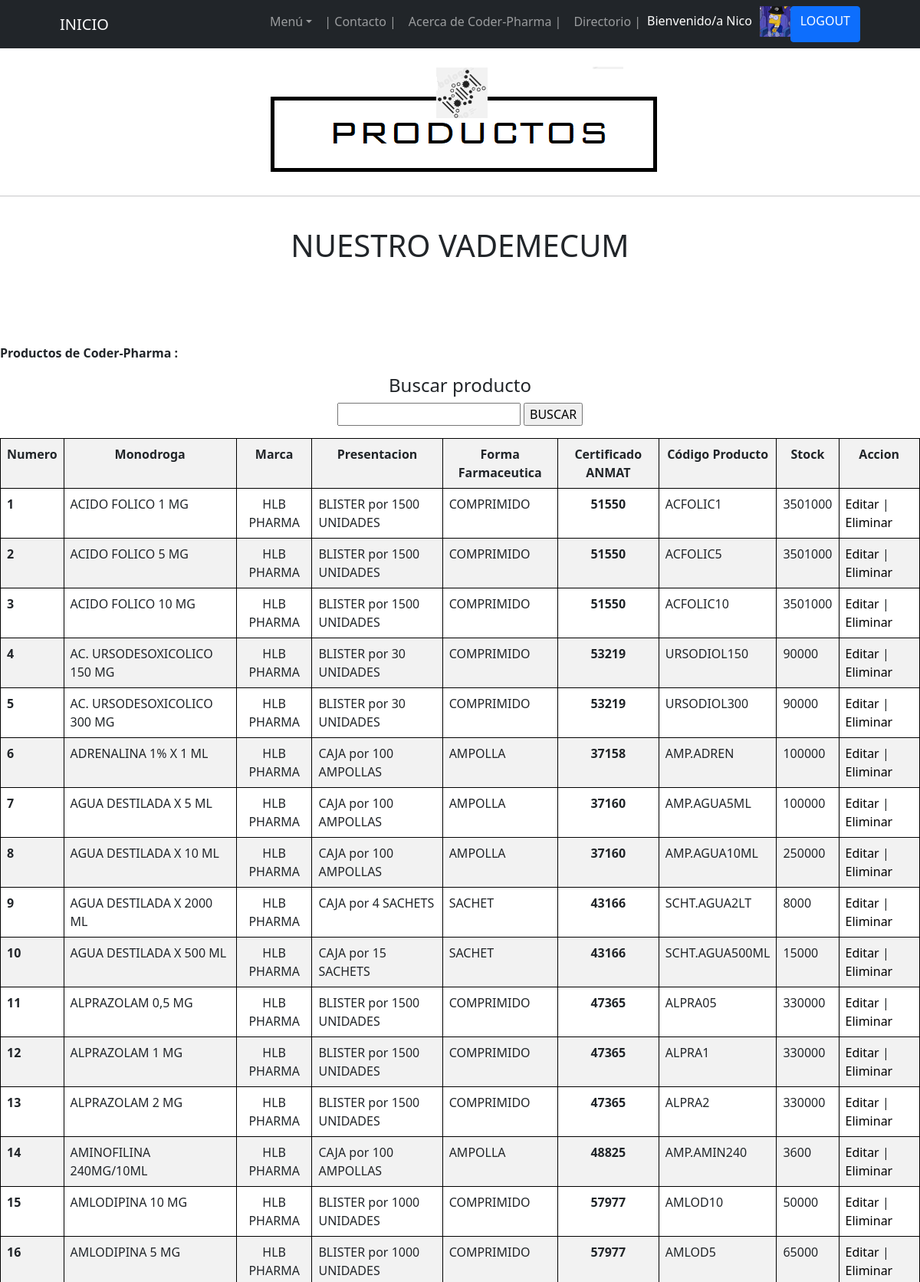
The app's page /App-Drogueria/Productos (signed in, upper part) with its own data.
### App_DROGUERIA/models.py (models this page shows, shortened)
class PRODUCTO(models.Model):
    monodroga = models.CharField(max_length=50)
    marca = models.CharField(max_length=50) # Del laboratorio productor - Ej. Rivero, Drawer, Klonal, Bayer, Bago, etc.
    presentacion = models.CharField(max_length=50) # Presentacion de la caja/BLISTER - Ej.: BLISTER x 15 Comp / CAJA x 100 Ampollas
    formFarmaceutica = models.CharField(max_length=50) # Comprimido, Capsula, Sachet, Ampolla, Frasco Ampolla, etc.
    certificado = models.IntegerField() # ANMAT
    codigoProducto = models.CharField(max_length=50)
    stock = models.IntegerField()
    class meta():
        ordering = ('-monodroga',)

### App_DROGUERIA/views.py (the view)
# urls.py: path('Productos', Productos, name = "02_Productos"),
def Productos(request):
    productos = PRODUCTO.objects.all()
    try:
        avatar = Avatar.objects.get(usuario = request.user.id)
        return render(request,"02 - Productos.html", {"Vademecum": productos, "url": avatar.imagen.url})
    except:
        return render(request,"02 - Productos.html")

### App_DROGUERIA/Templates/02 - Productos.html (shortened to what this page needs)
{% extends '00 - ORIGEN (b).html' %}
{% load static %}
{% block blockname %}
</head>
    <body>
        <br>
        <p class="text-center"><img class="img-fluid rounded mb-5 mb-lg-0" src="http://127.0.0.1:8000/media/imagenes/Productos.png" alt="..." /></p>
        <hr>
        <br>
        <h1 class="text-center">NUESTRO VADEMECUM</h1>
        <br>
        <br>
        <br>
        <br>
        <p><b> Productos de Coder-Pharma : </b></p>
    <center>
        <h4 class="text-center"> Buscar producto </h4>
        <form action="{% url '02_BuscarProducto' %}" method="GET"> {% csrf_token %}
        <p><input type="text" name="monodroga">
        <input type="submit" value="BUSCAR">
        </p>
        </form>
        <table class="table table-striped" >
            <tr>
                <th class="text-center">Numero</th>
                <th class="text-center">Monodroga</th>
                <th class="text-center">Marca</th>
                <th class="text-center">Presentacion</th>
                <th class="text-center">Forma Farmaceutica</th>
                <th class="text-center">Certificado ANMAT</th>
                <th class="text-center">Código Producto</th>
                <th class="text-center">Stock</th>
                <th class="text-center">Accion</th>
            </tr>
                {% for productos in Vademecum %}
            <tr>
                <th scope="row">{{forloop.counter}}</th>
                <td>{{productos.monodroga}}</td>
                <td class="text-center">{{productos.marca}}</td>
                <td>{{productos.presentacion}}</td>
                <td>{{productos.formFarmaceutica}}</td>
                <td class="text-center"><b>{{productos.certificado}}</b></td>
                <td>{{productos.codigoProducto}}</td>
                <td>{{productos.stock}}</td>
                <td>
                    <a style="color: black; text-decoration: none" href="{% url '02_EditaProducto' productos.id %}">Editar</a> |
                    <a style="color: black; text-decoration: none" href="{% url '02_EliminaProducto' productos.id %}">Eliminar</a>
                </td>
            </tr>
                {% endfor %}
        </table>
    </center>
    <br>
    <br>
    <br>
    </body>
</html>
{% endblock blockname %}

### App_DROGUERIA/Templates/00 - ORIGEN (b).html (shortened to what this page needs)
<!DOCTYPE html>
<html lang="es">
    <head>
        {% load static %}
        <link href="https://cdn.jsdelivr.net/npm/bootstrap-icons@1.5.0/font/bootstrap-icons.css" rel="stylesheet" />
        <link href="{% static 'css/styles.css' %}" rel="stylesheet" />
        <link href="css/styles.css" rel="stylesheet" />
    </head>
    <body class="d-flex flex-column h-100">
        <main class="flex-shrink-0">
            <nav class="navbar navbar-expand-lg navbar-dark bg-dark">
                <div class="container px-5">
                    <a class="navbar-brand" href="{% url '01_Inicio' %}">INICIO</a>
                    <div class="collapse navbar-collapse" id="navbarSupportedContent">
                        <ul class="navbar-nav ms-auto mb-2 mb-lg-0">
                            <li class="nav-item dropdown">
                                <a class="nav-link dropdown-toggle" id="navbarDropdownBlog" href="#" role="button" data-bs-toggle="dropdown" aria-expanded="false">Menú</a>
                            </li>
                            <li class="nav-item"><a class="nav-link" href="{% url '09_Contacto' %}"> | Contacto | </a></li>
                            <li class="nav-item"><a class="nav-link" href="{% url '04_AcercadeCoderPharma' %}">Acerca de Coder-Pharma | </a></li>
                            <li class="nav-item"><a class="nav-link" href="{% url '05_Directorio' %}">Directorio | </a></li>
                            {% if user.is_authenticated %}
                                <p style="color: rgb(255, 255, 255); text-decoration: none; margin-right: 10px; margin-top: 7px;">Bienvenido/a {{user.username}}  </p>
                                <img src="{{ url }}" height="40px" alt="Avatar">
                                <li class="btn btn-primary" disabled ><a style="color: rgb(255, 255, 255); text-decoration: none" href="{% url '11_Logout' %}">LOGOUT</a></li>
                            {% else %}
                                <li class="btn btn-primary" disabled ><a style="color: rgb(255, 255, 255); text-decoration: none" href="{% url '09_Login' %}">LOGIN</a></li>
                            {% endif %}
                        </ul>
                    </div>
                </div>
            </nav>
            {% block blockname %}
            {% endblock blockname %}
    </body>
</html>

### App_DROGUERIA/Templates/00 - ORIGEN (b).html (style rules this page uses)
table, th, td { border: 1px solid black; }

### records on screen
PRODUCTO: monodroga "ACIDO FOLICO 1 MG", marca "HLB PHARMA", presentacion "BLISTER por 1500 UNIDADES", formFarmaceutica "COMPRIMIDO", certificado "51550", codigoProducto "ACFOLIC1", stock "3501000"
PRODUCTO: monodroga "ACIDO FOLICO 5 MG", marca "HLB PHARMA", presentacion "BLISTER por 1500 UNIDADES", formFarmaceutica "COMPRIMIDO", certificado "51550", codigoProducto "ACFOLIC5", stock "3501000"
PRODUCTO: monodroga "ACIDO FOLICO 10 MG", marca "HLB PHARMA", presentacion "BLISTER por 1500 UNIDADES", formFarmaceutica "COMPRIMIDO", certificado "51550", codigoProducto "ACFOLIC10", stock "3501000"
PRODUCTO: monodroga "AC. URSODESOXICOLICO 150 MG", marca "HLB PHARMA", presentacion "BLISTER por 30 UNIDADES", formFarmaceutica "COMPRIMIDO", certificado "53219", codigoProducto "URSODIOL150", stock "90000"
PRODUCTO: monodroga "AC. URSODESOXICOLICO 300 MG", marca "HLB PHARMA", presentacion "BLISTER por 30 UNIDADES", formFarmaceutica "COMPRIMIDO", certificado "53219", codigoProducto "URSODIOL300", stock "90000"
PRODUCTO: monodroga "ADRENALINA 1% X 1 ML", marca "HLB PHARMA", presentacion "CAJA por 100 AMPOLLAS", formFarmaceutica "AMPOLLA", certificado "37158", codigoProducto "AMP.ADREN", stock "100000"
PRODUCTO: monodroga "AGUA DESTILADA X 5 ML", marca "HLB PHARMA", presentacion "CAJA por 100 AMPOLLAS", formFarmaceutica "AMPOLLA", certificado "37160", codigoProducto "AMP.AGUA5ML", stock "100000"
PRODUCTO: monodroga "AGUA DESTILADA X 10 ML", marca "HLB PHARMA", presentacion "CAJA por 100 AMPOLLAS", formFarmaceutica "AMPOLLA", certificado "37160", codigoProducto "AMP.AGUA10ML", stock "250000"
PRODUCTO: monodroga "AGUA DESTILADA X 2000 ML", marca "HLB PHARMA", presentacion "CAJA por 4 SACHETS", formFarmaceutica "SACHET", certificado "43166", codigoProducto "SCHT.AGUA2LT", stock "8000"
PRODUCTO: monodroga "AGUA DESTILADA X 500 ML", marca "HLB PHARMA", presentacion "CAJA por 15 SACHETS", formFarmaceutica "SACHET", certificado "43166", codigoProducto "SCHT.AGUA500ML", stock "15000"
PRODUCTO: monodroga "ALPRAZOLAM 0,5 MG", marca "HLB PHARMA", presentacion "BLISTER por 1500 UNIDADES", formFarmaceutica "COMPRIMIDO", certificado "47365", codigoProducto "ALPRA05", stock "330000"
PRODUCTO: monodroga "ALPRAZOLAM 1 MG", marca "HLB PHARMA", presentacion "BLISTER por 1500 UNIDADES", formFarmaceutica "COMPRIMIDO", certificado "47365", codigoProducto "ALPRA1", stock "330000"
PRODUCTO: monodroga "ALPRAZOLAM 2 MG", marca "HLB PHARMA", presentacion "BLISTER por 1500 UNIDADES", formFarmaceutica "COMPRIMIDO", certificado "47365", codigoProducto "ALPRA2", stock "330000"
PRODUCTO: monodroga "AMINOFILINA 240MG/10ML", marca "HLB PHARMA", presentacion "CAJA por 100 AMPOLLAS", formFarmaceutica "AMPOLLA", certificado "48825", codigoProducto "AMP.AMIN240", stock "3600"
PRODUCTO: monodroga "AMLODIPINA 10 MG", marca "HLB PHARMA", presentacion "BLISTER por 1000 UNIDADES", formFarmaceutica "COMPRIMIDO", certificado "57977", codigoProducto "AMLOD10", stock "50000"
PRODUCTO: monodroga "AMLODIPINA 5 MG", marca "HLB PHARMA", presentacion "BLISTER por 1000 UNIDADES", formFarmaceutica "COMPRIMIDO", certificado "57977", codigoProducto "AMLOD5", stock "65000"

### other values on screen
{{ user.username }} "Nico"
